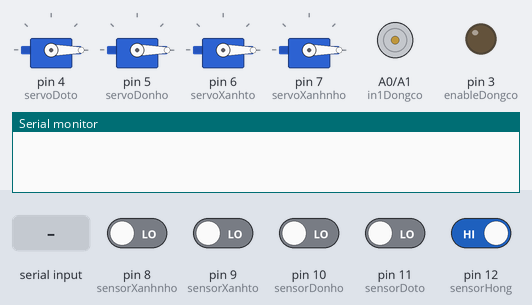
Bench run of a sketch on a simulated Arduino Uno, built with avr-gcc and run on an emulated ATmega328P. On the bench: 4 × servo, motor-driver pin pairs drawn as motors (green arrow = first pin HIGH = forward, orange = second pin HIGH = backward, longer = more drive), output pins drawn as LEDs (lit = HIGH), the last lines printed to the serial monitor. The inputs (shaded band) are chosen by the test bench; at power-on: pin 12 (sensorHong) HIGH, pin 8 (sensorXanhnho), pin 9 (sensorXanhto), pin 10 (sensorDonho), pin 11 (sensorDoto) LOW.

Above: at 1.2 s.
1.3 s: "start\n" received over Serial
At 2.5 s:
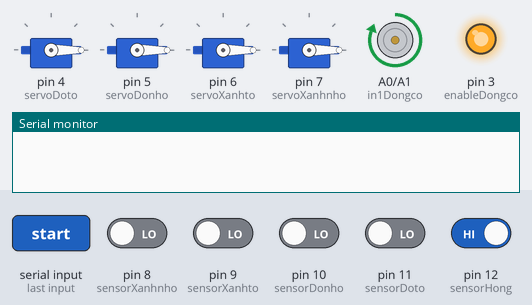
3.0 s: pin 12 (sensorHong) driven LOW
At 4.0 s:
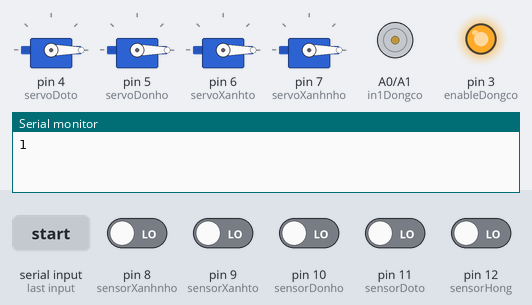
4.9 s: "taodoto\n" received over Serial
At 5.7 s:
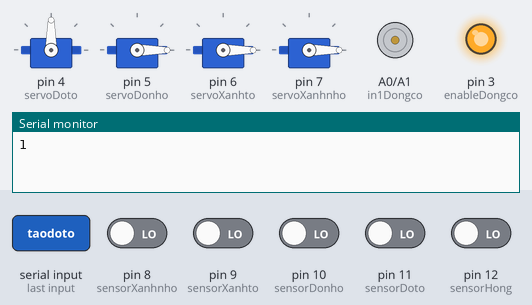
7.9 s: "taodonho\n" received over Serial
At 9.6 s:
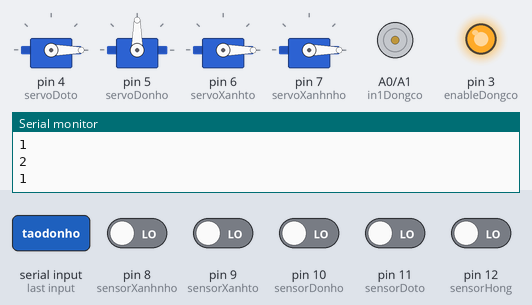
10.9 s: "taoxanhto\n" received over Serial
At 12.5 s:
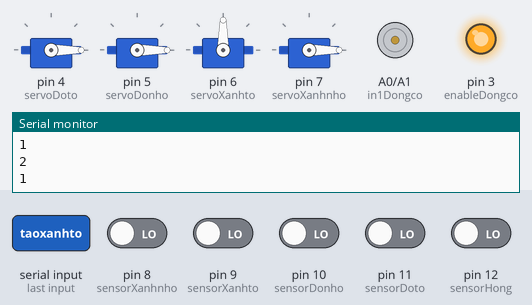
13.9 s: "taoxanhnho\n" received over Serial
At 15.2 s:
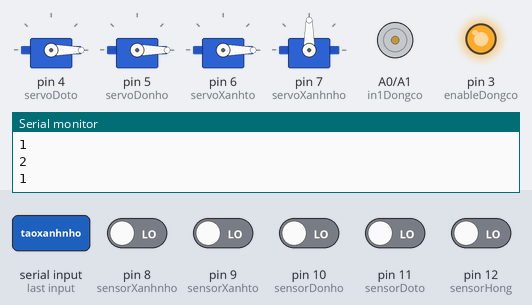
Timing chart, 0 to 17.1 s (numbered marks = the images above; inputs shaded):
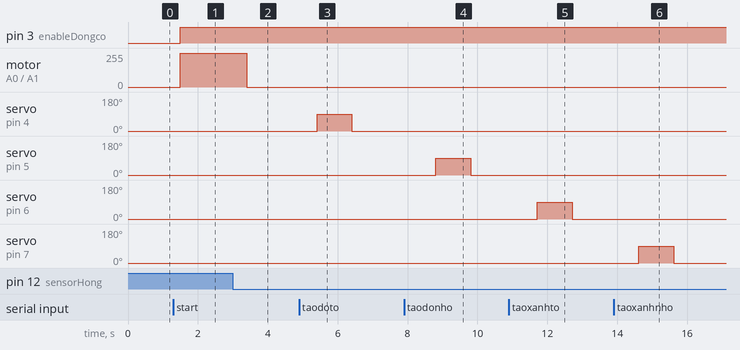

Measured:
- after the input at 1.3 s, pin 3 (enableDongco): LOW → HIGH after 0.20 s; motor on A0 (in1Dongco) / A1 (in2Dongco): stopped → forward 255/255 after 0.20 s
- after the input at 3.0 s, motor on A0 (in1Dongco) / A1 (in2Dongco): forward 255/255 → stopped after 0.40 s
- after the input at 4.9 s, servo on pin 4 (servoDoto): 0° → 90° after 0.51 s, → 0° 1.0 s later
- after the input at 7.9 s, servo on pin 5 (servoDonho): 0° → 90° after 0.91 s, → 0° 1.0 s later
- after the input at 10.9 s, servo on pin 6 (servoXanhto): 0° → 90° after 0.81 s, → 0° 1.0 s later
- after the input at 13.9 s, servo on pin 7 (servoXanhnho): 0° → 90° after 0.71 s, → 0° 1.0 s later

The sketch:

arduino.ino
```cpp
#include <Servo.h>
String str="";
int is_start = 0;
// khai báo các chân tín hiệu của Arduino
#define enableDongco 3
#define servoDoto 4
#define servoDonho 5
#define servoXanhto 6
#define servoXanhnho 7
#define sensorXanhnho 8
#define sensorXanhto 9
#define sensorDonho 10
#define sensorDoto 11
#define sensorHong 12
#define in1Dongco A0
#define in2Dongco A1

Servo svDoto;
Servo svDonho;
Servo svXanhto;
Servo svXanhnho;

void dungDongCo() {
  digitalWrite(in1Dongco, 0); // cái in1 và in2 là các chân của động cơ
  digitalWrite(in2Dongco, 0);


}
void chayDongCo() {
  analogWrite(enableDongco, 255);
  digitalWrite(in1Dongco, 1); // số 1 ở chỗ in1Dongco đây có nghĩa là động cơ nó sẽ chạy đúng chiều
  digitalWrite(in2Dongco, 0);

}
void setup() {
  // put your setup code here, to run once:
  Serial.begin(9600);
   pinMode(servoDoto, OUTPUT); // PinMode có 2 cái INPUT và OUTPUT tức là để đưa tín hiệu input ra output
  pinMode(servoDonho, OUTPUT); // servoDoto ở đây là cảm biến tiệm cận của đỏ to
  pinMode(servoXanhto, OUTPUT);
  pinMode(servoXanhnho, OUTPUT); //PinMode là dùng để thiết đặt pin là một output, có nghĩa là làm cho pin ý có một trở kháng (cho dòng điện đi ra),điều này có nghĩa là pin sẽ cung cấp một lượng điện đáng kể cho các mạch khác

  pinMode(in1Dongco, OUTPUT); // PinMode định cấu hình chân được chỉ định để hoạt động như một đầu vào hoặc một đầu ra, có cú pháp là pinMOde(pin, mode)
  pinMode(in2Dongco, OUTPUT);
  pinMode(enableDongco, OUTPUT);

  pinMode(sensorXanhnho, INPUT);
  pinMode(sensorXanhto, INPUT);
  pinMode(sensorDonho, INPUT);
  pinMode(sensorDoto, INPUT);

  pinMode(sensorHong,INPUT); // servoHong là servo được dùng đầu tiên để phát hiện có táo

  svDoto.attach(servoDoto); //svDOto là động servo để gạt quả táo (dùng attach ở đây là để kết nối tín hiệu từ cảm biến tiệm cận sang động cơ servo để gạt)
  svDonho.attach(servoDonho);
  svXanhto.attach(servoXanhto);
  svXanhnho.attach(servoXanhnho);
  svDoto.write(0);
  svDonho.write(0);
  svXanhto.write(0);
  svXanhnho.write(0);
}

void loop() {
  // put your main code here, to run repeatedly:

  if(Serial.available()>0){
    str=Serial.readStringUntil('\n');
    // an nut khoi dong
    if(str=="stop"){ // nếu bằng 0 thì sẽ dừng động cơ
      dungDongCo();
    }else if (str == "start") { // nếu bằng 1 thì sẽ chạy động cơ
      chayDongCo();
    }else if (str == "reset"){
      dungDongCo();
      is_start=0;
    }
  }
  if (digitalRead(sensorHong) == 0 && is_start == 0) {
    Serial.println("1");
    delay(400);
    dungDongCo();
    is_start = -1;
  }
  // chay dong co sau khi phan loai
  if (str == "taodoto"){
    chayDongCo();
  }
  if (str == "taodonho"){
    chayDongCo();
  }
  if (str == "taoxanhto"){
    chayDongCo();
  }
  if (str == "taoxanhnho"){
    chayDongCo();
  }
  if (str == "taoHong"){
    chayDongCo();
  }
  if (str == "taodoto" && digitalRead(sensorDoto) == 0 && is_start==-1) {//Cảm biến phát hiện có vật và python gửi tín hiệu về là "taodoto" thì dừng động cơ để gạt táo
    dungDongCo();
    delay(500);// Sau khi cảm biến nhận tín hiệu đc sau 0,5s thì nó sẽ gạt động cơ
    svDoto.write(90); // ở đây là động cơ quay 90 độ
    delay(1000);// sau khi quay xong 90 độ thì nó sẽ dừng lại 1s và quay lại ban đầu
    svDoto.write(0);// ở đây là quay lại vị trí góc như ban đầu 0 độ
    str = -1;
    is_start = 0;
    Serial.println("2");//Arduino gửi tín hiệu lên báo cho Python biết là đã thực hiện xong hành động gạt
  }
  if (str == "taodonho" && digitalRead(sensorDonho) == 0&& is_start==-1) {//Cảm biến phát hiện có vật và python gửi tín hiệu về là "taodonho" thì dừng động cơ để gạt táo
    dungDongCo();
    delay(500);
    svDonho.write(90);
    delay(1000);
    svDonho.write(0);
    str = -1;
    is_start=0;
    Serial.println("2");
  }
  if (str == "taoxanhnho" && digitalRead(sensorXanhnho) == 0&& is_start==-1) { //Cảm biến phát hiện có vật và python gửi tín hiệu về là "taodoxanhnho" thì dừng động cơ để gạt táo
    dungDongCo();
    delay(500);
    svXanhnho.write(90);
    delay(1000);
    svXanhnho.write(0);
    str = -1;
    is_start=0;
    Serial.println("2");
  }
  if (str == "taoxanhto" && digitalRead(sensorXanhto) == 0&& is_start==-1) {//Cảm biến phát hiện có vật và python gửi tín hiệu về là "taodoxanhto" thì dừng động cơ để gạt táo
    dungDongCo();
    delay(500);
    svXanhto.write(90);
    delay(1000);
    svXanhto.write(0);
    str = -1;
    is_start=0;
    Serial.println("2");
  }
  delay(500);
}
```
